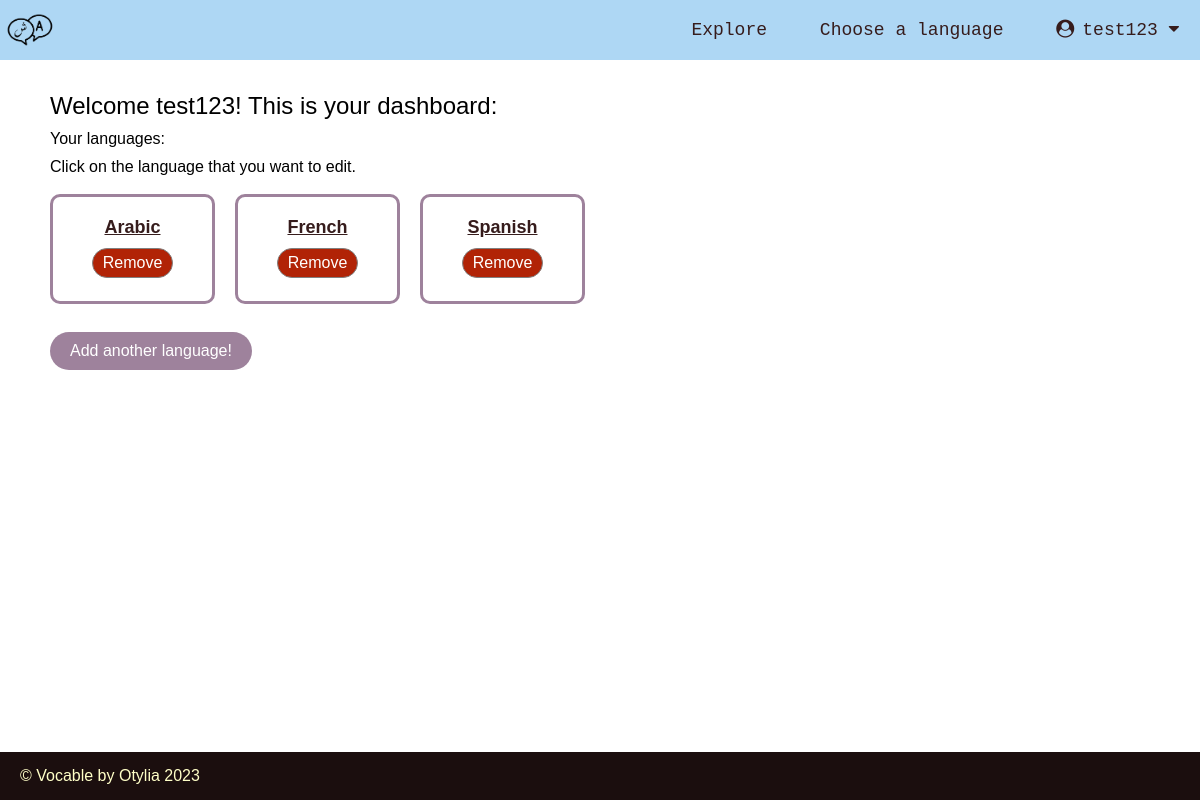
Page /home.php (signed in) on the committed database.
### tables this page shows
CREATE TABLE `languages` (
  `idlanguage` int(11) NOT NULL,
  `language` varchar(45) DEFAULT NULL,
  `family` varchar(45) DEFAULT NULL,
  `sub-family` varchar(45) DEFAULT NULL
);

### home.php (the view, shortened to what this page needs)
<!DOCTYPE html>
<html lang="en">
<head>
    <link rel="stylesheet" type="text/css" href="./includes/style.css">
    <link rel="stylesheet" href="https://cdnjs.cloudflare.com/ajax/libs/font-awesome/4.7.0/css/font-awesome.min.css">
</head>
<?php
include_once("./includes/nav.php");
require_once("./includes/connlocal.inc");
$iduser = $_SESSION['iduser'];
$query="SELECT languages.language FROM user_languages JOIN languages ON user_languages.idlanguage = languages.idlanguage WHERE user_languages.iduser = '$iduser' ";
$result= @mysqli_query ($conn, $query);
?>
<body>
<div class="content">
    <?php echo "<h2>Welcome " . $_SESSION['username'] . "! This is your dashboard:</h2>" ;
    if (mysqli_num_rows($result) == 0) {
        echo "<p>Looks like you haven't chosen any languages. Click the button below to get started!</p>";
        echo '<a class="button" href="/select.php">Get Started!</a>';
    }
    else {
        echo "<p>Your languages:</p>";
        echo "<p>Click on the language that you want to edit.</p><br>";
        echo "<div class='container'>";
        while ($row = mysqli_fetch_array($result, MYSQLI_ASSOC)) {
        echo "<div class='card'>";
        echo "<a id='language' href='home.php?language=" . urlencode($row['language']) . "'>" . $row['language'] . "</a>\n" ;
        echo '<a class="button delete" href="/deletelanguage.php?language='. urlencode($row['language']) . '">Remove</a>';
        echo "</div>";}
        echo "</div>";
        echo '<br><a class="button" href="/select.php">Add another language!</a>';
    }
    ?>
</div>
<footer>
    <p>&copy; Vocable by Otylia 2023</p>
</footer>
</body>
</html>

### includes/style.css (style rules this page uses)
* { margin: 0; padding: 0; box-sizing: border-box; scroll-behavior: smooth; }
html { margin: 0px; height: 100%; overflow-x: hidden; font-family: Verdana, Geneva, Tahoma, sans-serif; }
body { margin: 0; padding: 0; display: flex; flex-direction: column; min-height: 100vh; background-color: #fff; }
.content { padding-bottom: 2rem; padding: 50px; padding-top: 2rem; margin-top: 60px; }
p { margin-top: 10px; }
h2 { font-weight: lighter; }
.container { display: flex; flex-wrap: wrap; justify-content: flex-start; gap: 20px; }
.card { display: flex; flex-direction: column; align-items: center; border: 3px solid #9E829C; padding: 20px; border-radius: 10px; min-width: 15%; height: 110px; text-align: center; position: relative; }
.card #language { text-decoration: underline; color: #361C1C; font-weight: bold; font-size: 18px; }
.button.delete { border: 1px solid grey; background-color: #B12306; padding: 5px 10px; color: #fff; }
.button { display: inline-block; margin-top: 10px; padding: 10px 20px; background-color: #9E829C; color: #fff; border: none; border-radius: 25px; text-decoration: none; text-align: center; transition: background-color 0.3s ease; }
footer { background-color: #1B0E0E; color: #FFFFC7; padding: 20px; width: 100%; height: 3rem; margin-top: auto; align-items: center; display: flex; }
footer p { margin: 0; }

### rows in the picture
languages: language "Arabic"
languages: language "French"
languages: language "Spanish"

### other values in the picture
$_SESSION['username'] "test123"
